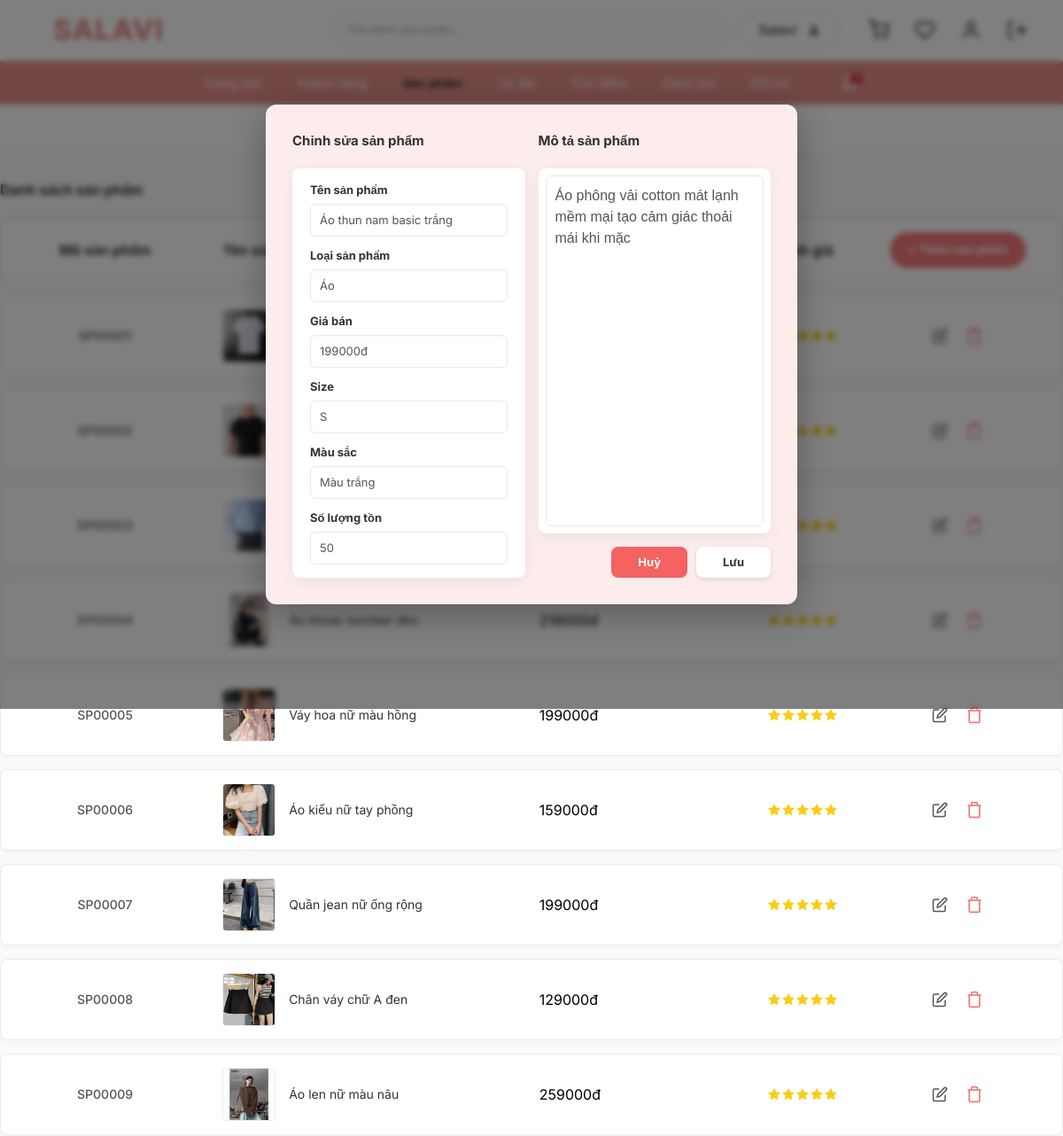
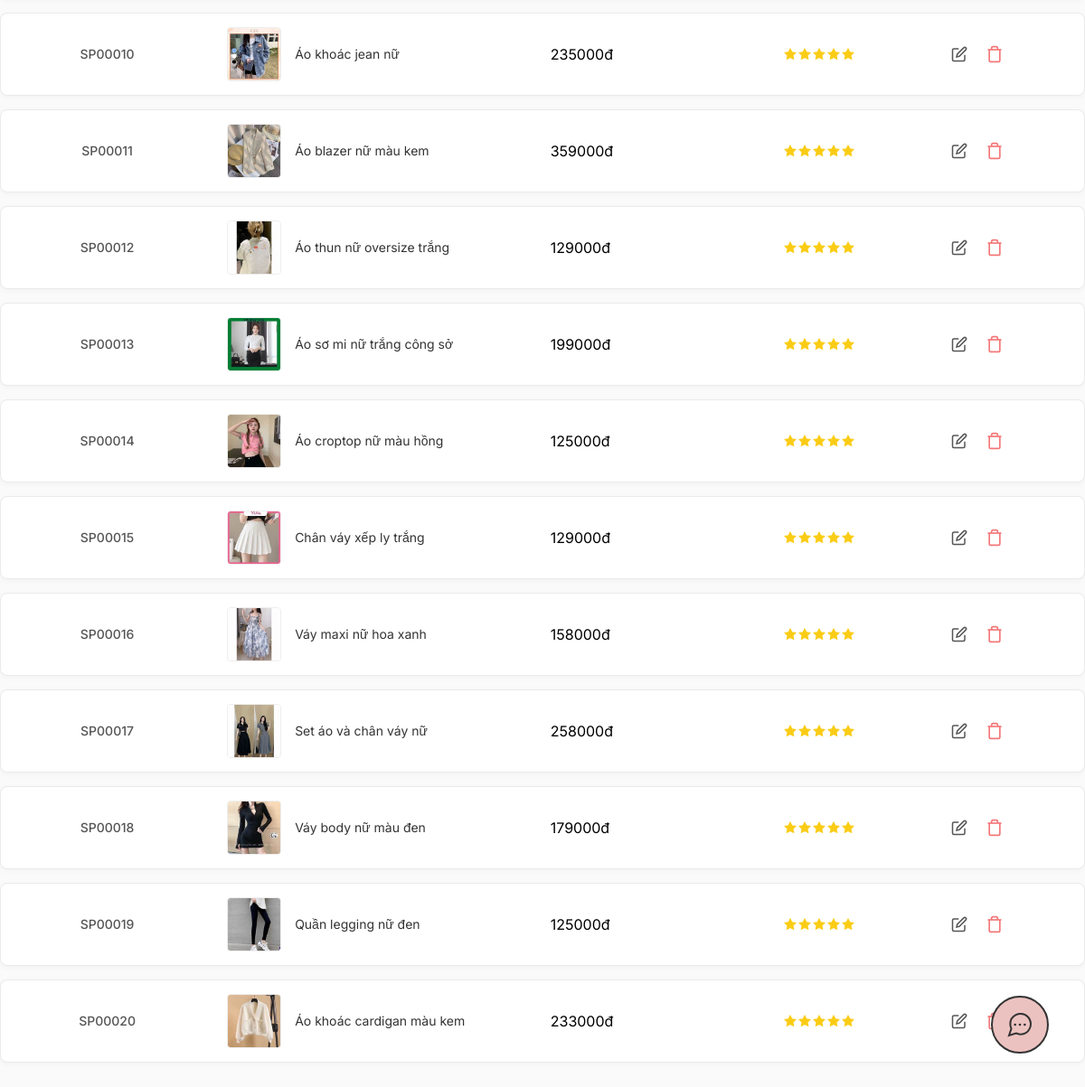
The page /products/edit/SP00001/ on the database its author committed (2 pictures, top to bottom).
### products/models.py (models this page shows, shortened)
class SanPham(models.Model):
    MaSP = models.CharField(max_length=10, primary_key=True)
    TenSP = models.CharField(max_length=100)
    MoTa = models.CharField(max_length=200, null=True, blank=True)
    Gia = models.DecimalField(max_digits=18, decimal_places=2)
    HinhAnh = models.ImageField(upload_to='sanpham/')

### products/views.py (the view)
# urls.py: path('edit/<str:pk>/', views.edit_product, name='edit_product'),
def edit_product(request, pk):
    products = SanPham.objects.all()
    try:
        product = SanPham.objects.get(MaSP=pk)
    except SanPham.DoesNotExist:
        product = None
    return render(request, 'products/product_edit.html', {'products': products, 'product': product})

### products/templates/products/product_edit.html (shortened to what this page needs)
{% extends 'products/product_list.html' %}
{% load static %}
{% block content %}
{{ block.super }}
<div class="modal-overlay">
    <div class="modal-content">
        <div class="modal-layout-grid">
            <div class="modal-left-col">
                <div class="modal-page-title">Chỉnh sửa sản phẩm</div>
                <div class="modal-card">
                    <div class="modal-form-group">
                        <label class="modal-form-label">Tên sản phẩm</label>
                        <input type="text" class="modal-form-input" value="{{ product.TenSP|default:'Áo phông' }}" />
                    </div>
                    <div class="modal-form-group">
                        <label class="modal-form-label">Loại sản phẩm</label>
                        <input type="text" class="modal-form-input" value="{{ product.LoaiSP|default:'Áo' }}" />
                    </div>
                    <div class="modal-form-group">
                        <label class="modal-form-label">Giá bán</label>
                        <input type="text" class="modal-form-input"
                            value="{{ product.Gia|floatformat:0|default:'145.000' }}đ" />
                    </div>
                    <div class="modal-form-group">
                        <label class="modal-form-label">Size</label>
                        <input type="text" class="modal-form-input" value="{{ product.Size|default:'S' }}" />
                    </div>
                    <div class="modal-form-group">
                        <label class="modal-form-label">Màu sắc</label>
                        <input type="text" class="modal-form-input" value="{{ product.MauSac|default:'Màu trắng' }}" />
                    </div>
                    <div class="modal-form-group">
                        <label class="modal-form-label">Số lượng tồn</label>
                        <input type="text" class="modal-form-input" value="{{ product.SoLuong|default:'50' }}" />
                    </div>
                </div>
            </div>
            <div class="modal-right-col">
                <div class="modal-page-title">Mô tả sản phẩm</div>
                <div class="modal-desc-card">
                    <div class="modal-desc-wrapper">
                        <textarea class="modal-desc-textarea">Áo phông vải cotton mát lạnh mềm mại tạo cảm giác thoải mái khi mặc</textarea>
                    </div>
                </div>
                <div class="modal-action-buttons">
                    <a href="{% url 'products:product_list' %}" class="modal-btn modal-btn-cancel">Huỷ</a>
                    <button type="button" class="modal-btn modal-btn-save">Lưu</button>
                </div>
            </div>
        </div>
    </div>
</div>
{% endblock %}

### products/templates/products/product_list.html (shortened to what this page needs)
{% extends 'base.html' %}
{% load static %}
{% block content %}
<div class="sub-nav-container">
    <div class="sub-nav">
        <a href="#" class="active">Tất cả</a>
        <a href="#">Áo</a>
        <a href="#">Quần</a>
        <a href="#">Váy</a>
        <a href="#">Phụ kiện</a>
    </div>
</div>
<div class="product-layout">
    <div class="product-list-title">Danh sách sản phẩm</div>
    <div class="product-list-header">
        <div>Mã sản phẩm</div>
        <div class="header-name">Tên sản phẩm</div>
        <div class="header-price">Giá bán</div>
        <div class="header-rating">Đánh giá</div>
        <a href="{% url 'products:add_product' %}" class="add-product-btn"
            style="text-decoration: none; text-align: center;">+ Thêm sản phẩm</a>
    </div>
    <div class="product-cards-container">
        {% for product in products %}
        <div class="product-card">
            <div class="product-code">{{ product.MaSP }}</div>
            <a href="{% url 'products:product_detail' product.MaSP %}" class="card-name-col">
                {% if product.HinhAnh %}
                <img src="{{ product.HinhAnh.url }}" alt="{{ product.TenSP }}" class="product-image">
                {% else %}
                <img src="https://images.unsplash.com/photo-1521572163474-6864f9cf17ab?auto=format&fit=crop&w=60&h=60"
                    alt="{{ product.TenSP }}" class="product-image">
                {% endif %}
                <div class="product-name" style="transition: color 0.2s;">{{ product.TenSP }}</div>
            </a>
            <div class="product-price">{{ product.Gia|floatformat:0 }}đ</div>
            <div class="product-rating">
                <svg width="14" height="14" viewBox="0 0 24 24" fill="#facc15" stroke="#facc15" stroke-width="2">
                    <polygon
                        points="12 2 15.09 8.26 22 9.27 17 14.14 18.18 21.02 12 17.77 5.82 21.02 7 14.14 2 9.27 8.91 8.26 12 2">
                    </polygon>
                </svg>
                <svg width="14" height="14" viewBox="0 0 24 24" fill="#facc15" stroke="#facc15" stroke-width="2">
                    <polygon
                        points="12 2 15.09 8.26 22 9.27 17 14.14 18.18 21.02 12 17.77 5.82 21.02 7 14.14 2 9.27 8.91 8.26 12 2">
                    </polygon>
                </svg>
                <svg width="14" height="14" viewBox="0 0 24 24" fill="#facc15" stroke="#facc15" stroke-width="2">
                    <polygon
                        points="12 2 15.09 8.26 22 9.27 17 14.14 18.18 21.02 12 17.77 5.82 21.02 7 14.14 2 9.27 8.91 8.26 12 2">
                    </polygon>
                </svg>
                <svg width="14" height="14" viewBox="0 0 24 24" fill="#facc15" stroke="#facc15" stroke-width="2">
                    <polygon
                        points="12 2 15.09 8.26 22 9.27 17 14.14 18.18 21.02 12 17.77 5.82 21.02 7 14.14 2 9.27 8.91 8.26 12 2">
                    </polygon>
                </svg>
                <svg width="14" height="14" viewBox="0 0 24 24" fill="#facc15" stroke="#facc15" stroke-width="2">
                    <polygon
                        points="12 2 15.09 8.26 22 9.27 17 14.14 18.18 21.02 12 17.77 5.82 21.02 7 14.14 2 9.27 8.91 8.26 12 2">
                    </polygon>
                </svg>
            </div>
            <div class="product-actions">
                <a class="action-icon edit" title="Chỉnh sửa" href="{% url 'products:edit_product' product.MaSP %}">
                    <svg width="18" height="18" viewBox="0 0 24 24" fill="none" stroke="currentColor" stroke-width="2">
                        <path d="M11 4H4a2 2 0 0 0-2 2v14a2 2 0 0 0 2 2h14a2 2 0 0 0 2-2v-7"></path>
                        <path d="M18.5 2.5a2.121 2.121 0 0 1 3 3L12 15l-4 1 1-4 9.5-9.5z"></path>
                    </svg>
                </a>
                <button class="action-icon delete" title="Xóa">
                    <svg width="20" height="20" viewBox="0 0 24 24" fill="none" stroke="currentColor" stroke-width="2">
                        <polyline points="3 6 5 6 21 6"></polyline>
                        <path d="M19 6v14a2 2 0 0 1-2 2H7a2 2 0 0 1-2-2V6m3 0V4a2 2 0 0 1 2-2h4a2 2 0 0 1 2 2v2"></path>
                    </svg>
                </button>
            </div>
        </div>
        {% empty %}
        <div style="text-align: center; padding: 20px; color: #666; font-style: italic;">Chưa có sản phẩm nào trong cơ
            sở dữ liệu.</div>
        {% endfor %}
    </div>
</div>
{% endblock %}

### static/css/style.css (style rules this page uses)
* { margin: 0; padding: 0; box-sizing: border-box; font-family: 'Inter', sans-serif; }
body { background: #fafafa; color: #333; }

### products/templates/products/product_list.html (style rules this page uses)
.sub-nav-container { background-color: #fff; border-bottom: 1px solid #eaeaea; display: flex; justify-content: center; padding: 0; }
.sub-nav { display: flex; gap: 40px; }
.sub-nav a { text-decoration: none; color: #666; font-size: 14px; padding: 15px 0; font-weight: 500; }
.sub-nav a.active { color: #f47879; border-bottom: 2px solid #f47879; }
.product-layout { max-width: 1200px; margin: 30px auto; font-family: Arial, sans-serif; }
.product-list-title { font-size: 16px; font-weight: bold; color: #333; margin-bottom: 20px; }
.product-list-header { display: grid; grid-template-columns: 1fr 2fr 1.5fr 1fr 1fr; align-items: center; background-color: #fff; padding: 15px 30px; border-radius: 8px; border: 1px solid #ddd; font-weight: bold; color: #333; text-align: center; margin-bottom: 15px; }
.header-name { text-align: left; width: 280px; justify-self: center; padding-left: 10px; }
.add-product-btn { justify-self: center; background-color: #f47879; color: white; padding: 10px 20px; border-radius: 20px; text-decoration: none; font-size: 13px; border: none; cursor: pointer; font-weight: bold; box-shadow: 0 2px 4px rgba(244, 120, 121, 0.3); }
.product-cards-container { background-color: transparent; }
.product-card { display: grid; grid-template-columns: 1fr 2fr 1.5fr 1fr 1fr; align-items: center; background-color: #fff; padding: 15px 30px; margin-bottom: 15px; border-radius: 8px; box-shadow: 0 2px 6px rgba(0, 0, 0, 0.03); border: 1px solid #eaeaea; text-align: center; transition: box-shadow 0.2s; }
.product-card:last-child { margin-bottom: 0; }
.product-code { color: #555; font-size: 14px; font-weight: 500; }
.card-name-col { display: flex; align-items: center; gap: 15px; justify-content: flex-start; width: 280px; justify-self: center; padding-left: 10px; text-decoration: none; color: inherit; }
.product-image { width: 60px; height: 60px; object-fit: cover; border-radius: 4px; border: 1px solid #eee; }
.product-name { color: #333; font-size: 14px; text-align: left; }
.header-price { text-align: left; padding-left: 20%; }
.product-price { font-weight: normal; color: #000; text-align: left; padding-left: 20%; }
.header-rating { text-align: center; }
.product-rating { display: flex; justify-content: center; align-items: center; gap: 2px; }
.product-rating svg { margin: 0; flex-shrink: 0; }
.product-actions { display: flex; justify-content: center; gap: 20px; align-items: center; }
.action-icon { cursor: pointer; background: none; border: none; color: #555; padding: 0; display: flex; align-items: center; justify-content: center; text-decoration: none; }
.action-icon.delete { color: #f47879; }
.action-icon.edit { color: #555; }

### rows shown on the page
SanPham: MaSP "SP00001", HinhAnh (picture), TenSP "Áo thun nam basic trắng", Gia "199000đ"
SanPham: MaSP "SP00002", HinhAnh (picture)
SanPham: MaSP "SP00003", HinhAnh (picture)
SanPham: MaSP "SP00004", HinhAnh (picture), TenSP "Áo khoác bomber đen", Gia "219000"
SanPham: MaSP "SP00005", HinhAnh (picture), TenSP "Váy hoa nữ màu hồng", Gia "199000"
SanPham: MaSP "SP00006", HinhAnh (picture), TenSP "Áo kiểu nữ tay phồng", Gia "159000"
SanPham: MaSP "SP00007", HinhAnh (picture), TenSP "Quần jean nữ ống rộng", Gia "199000"
SanPham: MaSP "SP00008", HinhAnh (picture), TenSP "Chân váy chữ A đen", Gia "129000"
SanPham: MaSP "SP00009", HinhAnh (picture), TenSP "Áo len nữ màu nâu", Gia "259000"
SanPham: MaSP "SP00010", HinhAnh (picture), TenSP "Áo khoác jean nữ", Gia "235000"
SanPham: MaSP "SP00011", HinhAnh (picture), TenSP "Áo blazer nữ màu kem", Gia "359000"
SanPham: MaSP "SP00012", HinhAnh (picture), TenSP "Áo thun nữ oversize trắng", Gia "129000"
SanPham: MaSP "SP00013", HinhAnh (picture), TenSP "Áo sơ mi nữ trắng công sở", Gia "199000"
SanPham: MaSP "SP00014", HinhAnh (picture), TenSP "Áo croptop nữ màu hồng", Gia "125000"
SanPham: MaSP "SP00015", HinhAnh (picture), TenSP "Chân váy xếp ly trắng", Gia "129000"
SanPham: MaSP "SP00016", HinhAnh (picture), TenSP "Váy maxi nữ hoa xanh", Gia "158000"
SanPham: MaSP "SP00017", HinhAnh (picture), TenSP "Set áo và chân váy nữ", Gia "258000"
SanPham: MaSP "SP00018", HinhAnh (picture), TenSP "Váy body nữ màu đen", Gia "179000"
SanPham: MaSP "SP00019", HinhAnh (picture), TenSP "Quần legging nữ đen", Gia "125000"
SanPham: MaSP "SP00020", HinhAnh (picture), TenSP "Áo khoác cardigan màu kem", Gia "233000"
